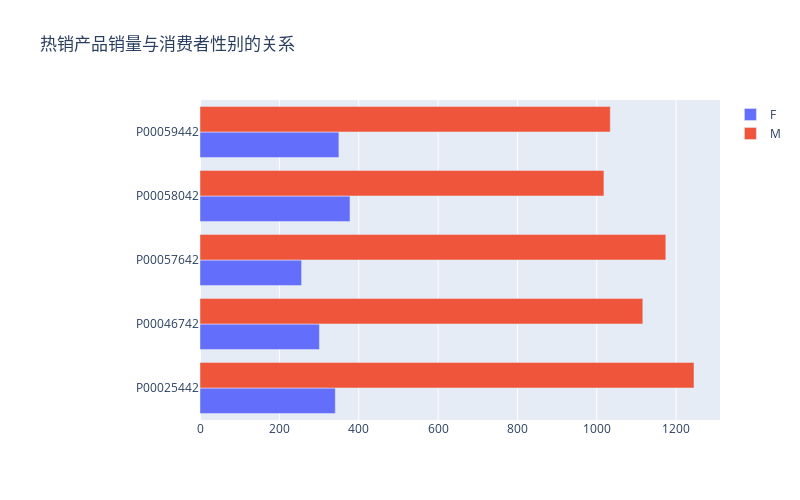

Notebook code for this chart:
### Code cell
traces=[]
i = 0
for g in top_seller_gender.Gender.unique():
    trace = go.Bar(x=top_seller_gender[top_seller_gender.Gender==g].Purchase,
                  y=top_seller_gender[top_seller_gender.Gender==g].Product_ID,
                  name=g,
                  orientation="h")
    traces.append(trace)
    i+=i
layout=go.Layout(title="热销产品销量与消费者性别的关系",width=800,height=500,margin=dict(l=200))
fig = go.Figure(data=traces,layout=layout)
fig.show()

### Figure 1 — Plotly figure (JSON) as saved in the notebook; plotly's stock layout.template omitted (floating-point values rounded to 4 significant figures)
{"data": [{"name": "F", "orientation": "h", "type": "bar", "x": [341, 301, 256, 378, 350], "y": ["P00025442", "P00046742", "P00057642", "P00058042", "P00059442"]}, {"name": "M", "orientation": "h", "type": "bar", "x": [1245, 1116, 1174, 1018, 1034], "y": ["P00025442", "P00046742", "P00057642", "P00058042", "P00059442"]}], "layout": {"height": 500, "margin": {"l": 200}, "title": {"text": "热销产品销量与消费者性别的关系"}, "width": 800}}
